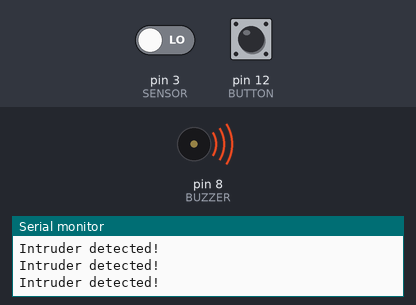
The sketch below on a simulated Arduino Uno, built with avr-gcc and run on an emulated ATmega328P. On the bench: buzzer (waves = sounding, pin HIGH), the last lines printed to the serial monitor. The inputs (shaded band) are chosen by the test bench; at power-on: pin 3 (SENSOR) LOW, pin 12 (BUTTON) HIGH.

Above: at 1.2 s.
1.3 s: pin 3 (SENSOR) driven HIGH
At 1.8 s:
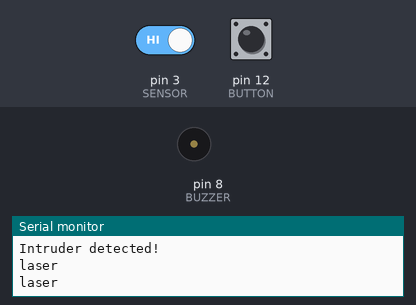
2.9 s: pin 3 (SENSOR) driven LOW
At 4.2 s:
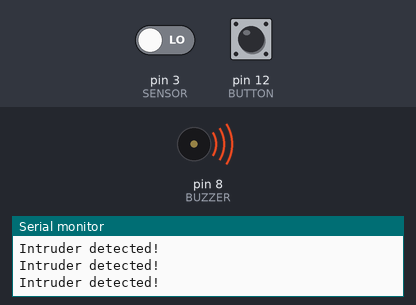
4.5 s: pin 12 (BUTTON) pulled LOW for 3.2 s
At 5.5 s:
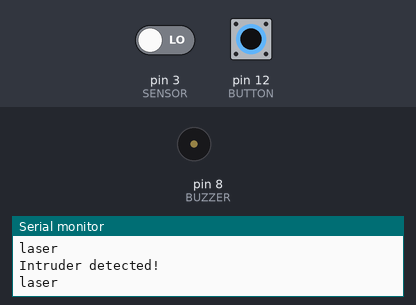
Timing chart, 0 to 9.3 s (numbered marks = the images above; inputs shaded):
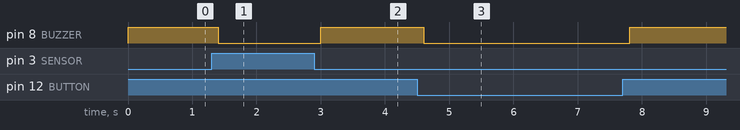

The sketch:

Security_System.ino
```cpp
#define SENSOR 3   // pin 2 for  sensor
#define BUZZER 8   // pin 8 for buzzer to do start
#define BUTTON 12  // pin 12 for button to stop the buzzer

void setup() {
  Serial.begin(9600);
  pinMode(SENSOR, INPUT);        //define SENSOR input pin
  pinMode(BUZZER, OUTPUT);       //define BUZZER output pin
  pinMode(BUTTON, INPUT_PULLUP); //define BUTTON input_pullup pin
}

void loop() {
  int detected = digitalRead(SENSOR); // read Laser sensor
  if( detected == HIGH)
  {
    digitalWrite(BUZZER,LOW);         // set the buzzer OFF
    Serial.println("laser");

  }else{

    digitalWrite(BUZZER,HIGH);        // set the buzzer ON
    Serial.println("Intruder detected!");
    if(!digitalRead(BUTTON)){
      digitalWrite(BUZZER,LOW);       // set the buzzer OFF
      Serial.println("laser");
      }
  }
  delay(200);
}
```

Measured:
- after the input at 1.3 s, pin 8 (BUZZER): HIGH → LOW after 0.10 s
- after the input at 2.9 s, pin 8 (BUZZER): LOW → HIGH after 0.10 s
- after the input at 4.5 s, pin 8 (BUZZER): HIGH → LOW after 0.10 s, → HIGH 3.2 s later
